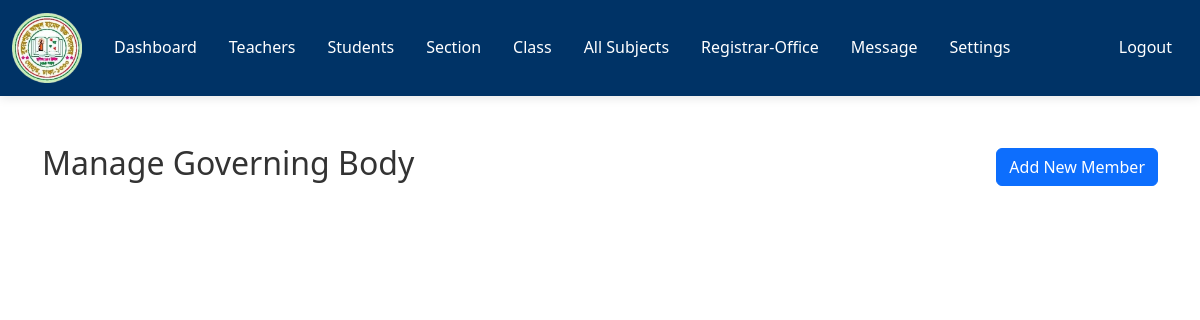
The page /admin/governing-body.php (signed in) on the database as committed earlier.
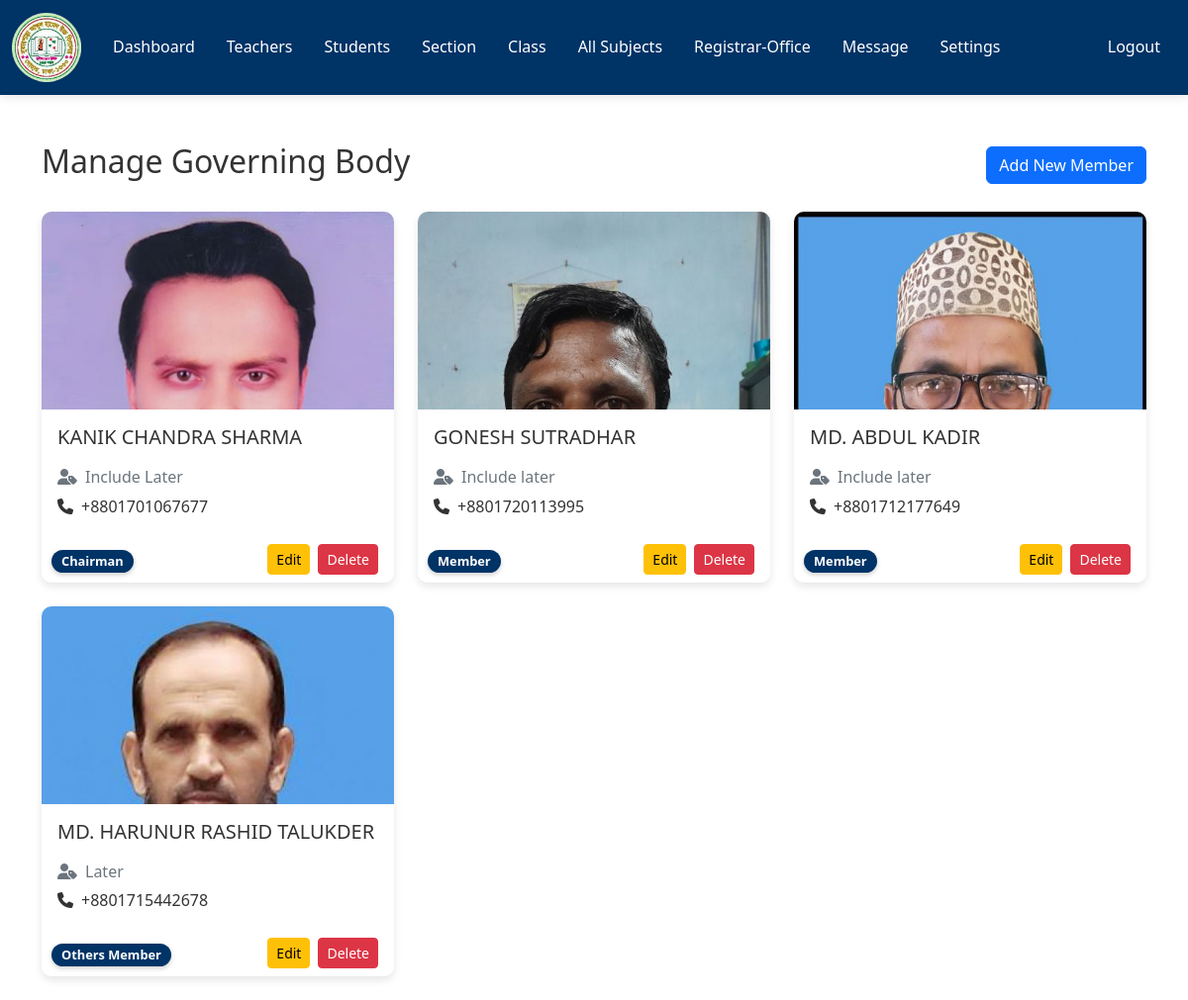
The same page on the database as committed later.
### tables this page shows
CREATE TABLE IF NOT EXISTS `governing_body` (
  `member_id` int NOT NULL AUTO_INCREMENT,
  `name` varchar(100) NOT NULL,
  `position` varchar(100) NOT NULL,
  `contact` varchar(20) NOT NULL,
  `role` varchar(50) NOT NULL,
  `image_path` varchar(255) DEFAULT NULL,
  `created_at` timestamp NULL DEFAULT CURRENT_TIMESTAMP,
  PRIMARY KEY (`member_id`)
);

### admin/data/governing_body.php (called while the page is built, shortened)
<?php
function getAllGoverningMembers($conn) {
    $sql = "SELECT * FROM governing_body ORDER BY
            CASE position
                WHEN 'Chairman' THEN 1
                WHEN 'Member' THEN 2
                ELSE 3
            END, name ASC";
    $stmt = $conn->prepare($sql);
    $stmt->execute();
    return $stmt->fetchAll(PDO::FETCH_ASSOC);
}
?>

### admin/governing-body.php (the view, shortened to what this page needs)
<?php
include "../DB_connection.php";
include "data/governing_body.php";
$members = getAllGoverningMembers($conn);
?>
<!DOCTYPE html>
<html>
<head>
    <link rel="stylesheet" href="https://cdn.jsdelivr.net/npm/bootstrap@5.2.0/dist/css/bootstrap.min.css">
    <link rel="stylesheet" href="https://cdnjs.cloudflare.com/ajax/libs/font-awesome/6.4.0/css/all.min.css">
    <link rel="stylesheet" href="../css/style.css">
</head>
<body>
    <?php include "inc/navbar.php" ?>
    <div class="container mt-5">
        <div class="d-flex justify-content-between align-items-center mb-4">
            <h2>Manage Governing Body</h2>
            <a href="governing-body-add.php" class="btn btn-primary">Add New Member</a>
        </div>
        <div class="row">
            <?php foreach ($members as $member): ?>
            <div class="col-md-6 col-lg-4 mb-4">
                <div class="card member-card h-100">
                    <?php if (!empty($member['image_path'])): ?>
                        <img src="../<?= htmlspecialchars($member['image_path']) ?>" class="member-img" alt="<?= htmlspecialchars($member['name']) ?>">
                    <?php else: ?>
                        <div class="img-placeholder">
                            <i class="fas fa-user-circle fa-4x"></i>
                        </div>
                    <?php endif; ?>
                    <div class="card-body">
                        <div class="d-flex justify-content-between align-items-start mb-3">
                            <h5 class="card-title mb-0"><?= htmlspecialchars($member['name']) ?></h5>
                            <span class="badge bg-primary position-badge"><?= htmlspecialchars($member['position']) ?></span>
                        </div>
                        <p class="card-text text-muted mb-1">
                            <i class="fas fa-user-tag me-2"></i><?= htmlspecialchars($member['role']) ?>
                        </p>
                        <p class="card-text">
                            <i class="fas fa-phone me-2"></i><?= htmlspecialchars($member['contact']) ?>
                        </p>
                    </div>
                    <div class="card-footer bg-white border-top-0">
                        <div class="d-flex justify-content-end">
                            <a href="governing-body-add.php?id=<?= $member['member_id'] ?>" class="btn btn-sm btn-warning me-2">Edit</a>
                            <a href="governing-body-delete.php?id=<?= $member['member_id'] ?>" class="btn btn-sm btn-danger" onclick="return confirm('Are you sure?')">Delete</a>
                        </div>
                    </div>
                </div>
            </div>
            <?php endforeach; ?>
        </div>
    </div>
</body>
</html>

### admin/inc/navbar.php (shortened to what this page needs)
<nav class="navbar navbar-expand-lg navbar-dark bg-dark">
  <div class="container-fluid">
    <a class="navbar-brand" href="index.php">
      <img src="../logo.png" width="40">
    </a>
    <div class="collapse navbar-collapse" id="navbarSupportedContent">
      <ul class="navbar-nav me-auto mb-2 mb-lg-0"
          id="navLinks">
        <li class="nav-item">
          <a class="nav-link"
             aria-current="page"
             href="index.php">Dashboard</a>
        </li>
        <li class="nav-item">
          <a class="nav-link" href="teacher.php">Teachers</a>
        </li>
        <li class="nav-item">
          <a class="nav-link" href="student.php">Students</a>
        </li>
        <li class="nav-item">
          <a class="nav-link" href="section.php">Section</a>
        </li>
        <li class="nav-item">
          <a class="nav-link" href="class.php">Class</a>
        </li>
        <li class="nav-item">
          <a class="nav-link" href="course.php">All Subjects</a>
        </li>
        <li class="nav-item">
          <a class="nav-link" href="registrar-office.php">Registrar-Office</a>
        </li>
        <li class="nav-item">
          <a class="nav-link" href="message.php">Message</a>
        </li>
        <li class="nav-item">
          <a class="nav-link" href="settings.php">Settings</a>
        </li>
      </ul>
      <ul class="navbar-nav me-right mb-2 mb-lg-0">
        <li class="nav-item">
          <a class="nav-link" href="../logout.php">Logout</a>
        </li>
      </ul>
  </div>
    </div>
</nav>

### css/style.css (style rules this page uses)
:root { --primary-color: #003366; --secondary-color: #ff6600; --light-color: #f8f9fa; --dark-color: #343a40; --transition-speed: 0.4s; }
body { font-family: 'Poppins', 'Segoe UI', Tahoma, Geneva, Verdana, sans-serif; line-height: 1.6; color: #333; overflow-x: hidden; }
html { scroll-behavior: smooth; }
.navbar { background-color: var(--primary-color) !important; padding: 0.5rem 0; transition: all var(--transition-speed) ease; box-shadow: 0 2px 10px rgba(0, 0, 0, 0.1); }
.navbar-brand img { width: 70px; height: 70px; transition: all var(--transition-speed) ease; }
.nav-link { color: white !important; font-weight: 500; padding: 0.5rem 1rem !important; position: relative; transition: all var(--transition-speed) ease; }
.nav-link::after { content: ''; position: absolute; width: 0; height: 2px; bottom: 0; left: 0; background-color: var(--secondary-color); transition: width var(--transition-speed) ease; }
.member-card { transition: all 0.3s ease; border: none; border-radius: 12px; overflow: hidden; box-shadow: 0 5px 15px rgba(0, 0, 0, 0.05); background-color: white; }
.member-img { width: 100%; height: 250px; object-fit: cover; object-position: top; }
.position-badge, .position-badge-gb { font-size: 0.75rem; padding: 0.25rem 1rem; border-radius: 20px; white-space: nowrap; box-shadow: 0 2px 5px rgba(0,0,0,0.2); }
.bg-primary { background-color: var(--primary-color) !important; }
.position-badge { position: absolute; bottom: 10px; left: 10px; font-size: 0.75rem; padding: 0.25rem 0.75rem; border-radius: 20px; box-shadow: 0 2px 5px rgba(0,0,0,0.2); }

### admin/governing-body.php (style rules this page uses)
.member-card { transition: all 0.3s ease; border-radius: 10px; overflow: hidden; box-shadow: 0 4px 8px rgba(0,0,0,0.1); }
.position-badge { font-size: 0.8rem; padding: 5px 10px; border-radius: 20px; }
.member-img { width: 100%; height: 200px; object-fit: cover; object-position: top; }

Rows that differ between the two databases and show on the page:
added governing_body: image_path (picture), name "KANIK CHANDRA SHARMA", position "Chairman", role "Include Later", contact "+8801701067677"
added governing_body: image_path (picture), name "GONESH SUTRADHAR", position "Member", role "Include later", contact "+8801720113995"
added governing_body: image_path (picture), name "MD. ABDUL KADIR", position "Member", role "Include later", contact "+8801712177649"
added governing_body: image_path (picture), name "MD. HARUNUR RASHID TALUKDER", position "Others Member", role "Later", contact "+8801715442678"
